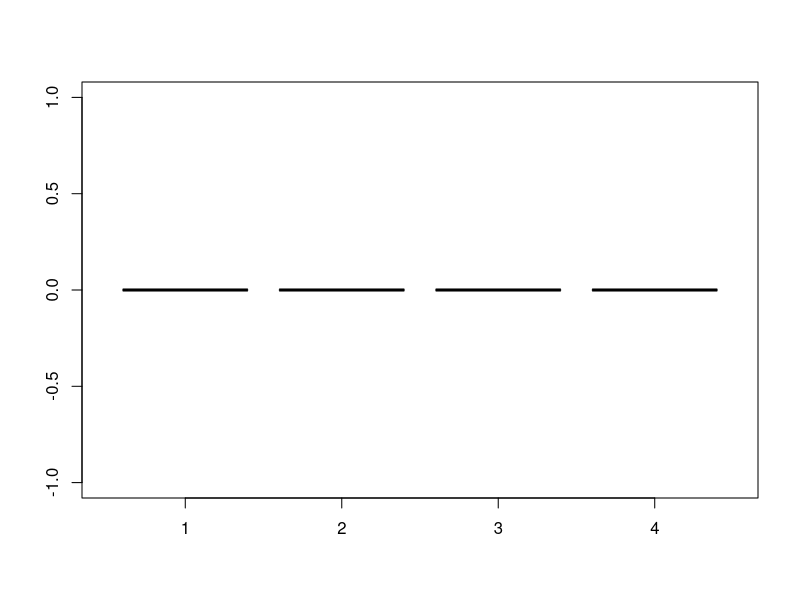
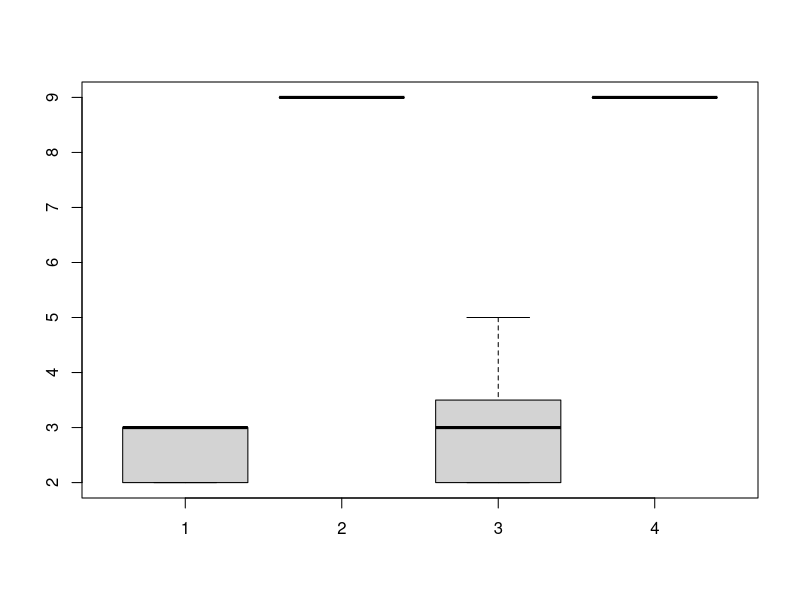
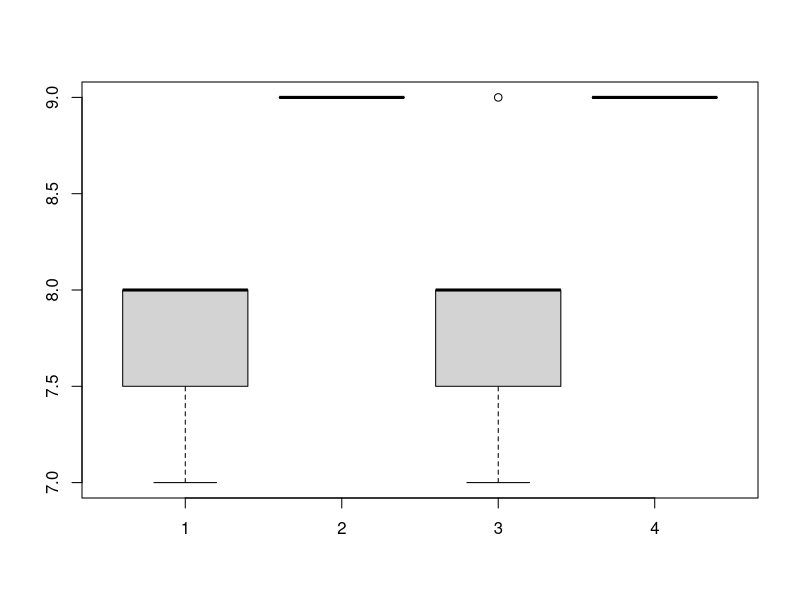
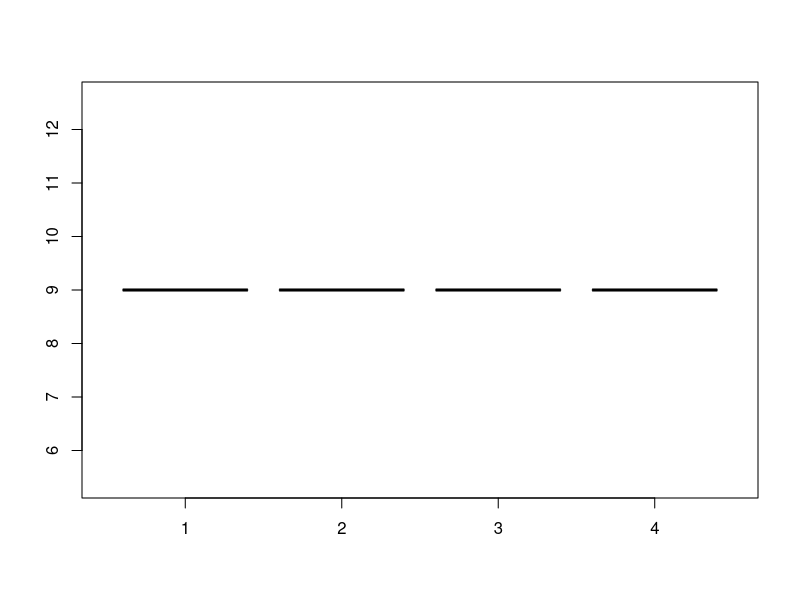
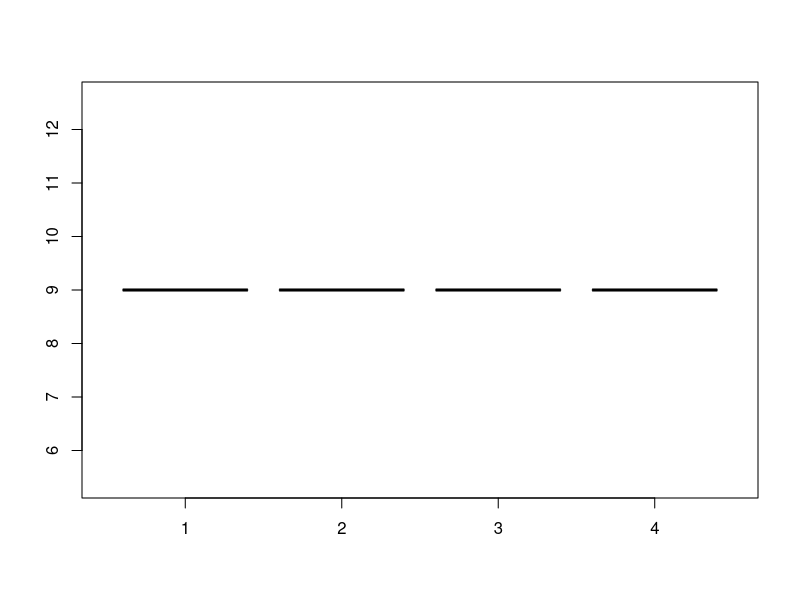

The R source for these figures, in order:
#------------------------------------
#smell attributes
A0=c(0, 0, 0, 0, 0, 0, 0)
B0=c(0, 0, 0, 0, 0, 0, 0)
C0=c(0, 0, 0, 0, 0, 0, 0)
D0=c(0, 0, 0, 0, 0, 0, 0)

A1=c(2, 3, 3, 2, 3, 2, 5)
B1=c(9, 9, 9, 9, 9, 9, 9)
C1=c(4, 3, 2, 2, 3, 3, 3)
D1=c(9, 9, 9, 9, 9, 9, 9)

A2=c(8, 9, 7, 8, 8, 8, 7)
B2=c(9, 9, 9, 9, 9, 9, 9)
C2=c(9, 8, 8, 8, 7, 8, 9)
D2=c(9, 9, 9, 9, 9, 9, 9)

A10=c(9, 9, 9, 9, 9, 9, 9)
B10=c(9, 9, 9, 9, 9, 9, 9)
C10=c(9, 9, 9, 9, 9, 9, 9)
D10=c(9, 9, 9, 9, 9, 9, 9)

A20=c(9, 9, 9, 9, 9, 9, 9)
B20=c(9, 9, 9, 9, 9, 9, 9)
C20=c(9, 9, 9, 9, 9, 9, 9)
D20=c(9, 9, 9, 9, 9, 9, 9)
#------------------------------------
#taste attributes
A0=c(0, 0, 0, 0, 0, 0, 0)
B0=c(0, 0, 0, 0, 0, 0, 0)
C0=c(0, 0, 0, 0, 0, 0, 0)
D0=c(0, 0, 0, 0, 0, 0, 0)

A1=c(2, 3, 3, 2, 3, 2, 3)
B1=c(9, 9, 9, 9, 9, 9, 9)
C1=c(2, 2, 2, 3, 4, 3, 5)
D1=c(9, 9, 9, 9, 9, 9, 9)

A2=c(7, 8, 8, 8, 7, 8, 8)
B2=c(9, 9, 9, 9, 9, 9, 9)
C2=c(8, 8, 7, 8, 7, 8, 9)
D2=c(9, 9, 9, 9, 9, 9, 9)

A10=c(9, 9, 9, 9, 9, 9, 9)
B10=c(9, 9, 9, 9, 9, 9, 9)
C10=c(9, 9, 9, 9, 9, 9, 9)
D10=c(9, 9, 9, 9, 9, 9, 9)

A20=c(9, 9, 9, 9, 9, 9, 9)
B20=c(9, 9, 9, 9, 9, 9, 9)
C20=c(9, 9, 9, 9, 9, 9, 9)
D20=c(9, 9, 9, 9, 9, 9, 9)

boxplot(A0,B0,C0,D0)
boxplot(A1,B1,C1,D1)
boxplot(A2,B2,C2,D2)
boxplot(A10,B10,C10,D10)
boxplot(A20,B20,C20,D20)
